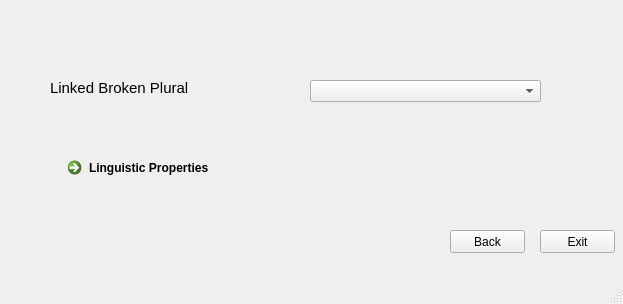
<?xml version="1.0" encoding="UTF-8"?>
<ui version="4.0">
 <class>MainWindow</class>
 <widget class="QMainWindow" name="MainWindow">
  <property name="geometry">
   <rect>
    <x>0</x>
    <y>0</y>
    <width>623</width>
    <height>304</height>
   </rect>
  </property>
  <property name="windowTitle">
   <string>MainWindow</string>
  </property>
  <widget class="QWidget" name="centralwidget">
   <widget class="QLabel" name="label">
    <property name="geometry">
     <rect>
      <x>50</x>
      <y>80</y>
      <width>181</width>
      <height>16</height>
     </rect>
    </property>
    <property name="font">
     <font>
      <pointsize>11</pointsize>
     </font>
    </property>
    <property name="text">
     <string>Linked Broken Plural</string>
    </property>
   </widget>
   <widget class="QComboBox" name="comboBox">
    <property name="geometry">
     <rect>
      <x>310</x>
      <y>80</y>
      <width>231</width>
      <height>22</height>
     </rect>
    </property>
   </widget>
   <widget class="QCommandLinkButton" name="commandLinkButton">
    <property name="geometry">
     <rect>
      <x>60</x>
      <y>150</y>
      <width>185</width>
      <height>41</height>
     </rect>
    </property>
    <property name="text">
     <string>Linguistic Properties</string>
    </property>
   </widget>
   <widget class="QPushButton" name="pushButton">
    <property name="geometry">
     <rect>
      <x>450</x>
      <y>230</y>
      <width>75</width>
      <height>23</height>
     </rect>
    </property>
    <property name="text">
     <string>Back</string>
    </property>
   </widget>
   <widget class="QPushButton" name="pushButton_2">
    <property name="geometry">
     <rect>
      <x>540</x>
      <y>230</y>
      <width>75</width>
      <height>23</height>
     </rect>
    </property>
    <property name="text">
     <string>Exit</string>
    </property>
   </widget>
  </widget>
  <widget class="QMenuBar" name="menubar">
   <property name="geometry">
    <rect>
     <x>0</x>
     <y>0</y>
     <width>623</width>
     <height>21</height>
    </rect>
   </property>
  </widget>
  <widget class="QStatusBar" name="statusbar"/>
 </widget>
 <resources/>
 <connections/>
</ui>
